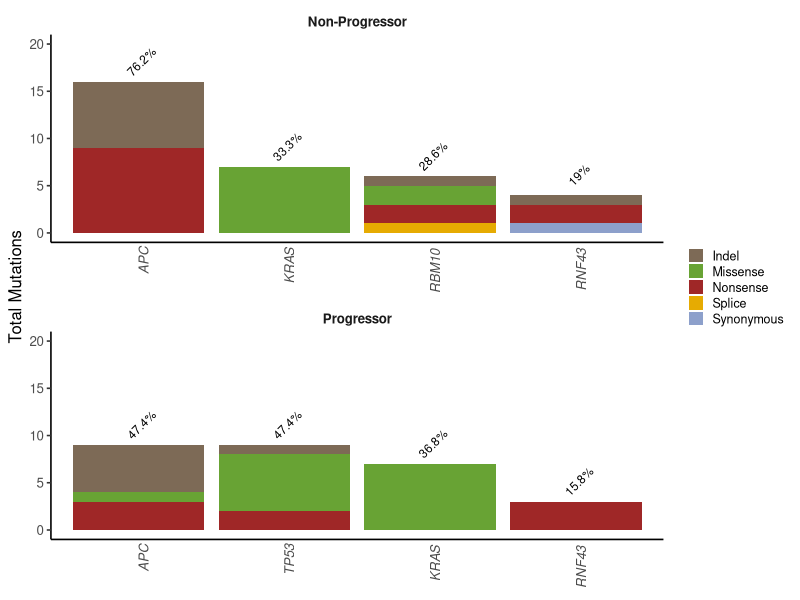

Write the R code that produced this figure.
library(readr)
library(dplyr)
library(tidyr)
library(ggplot2)
library(patchwork)

#### Prep ####
# Read in data
prog <- read_tsv("data/variants/dndscv/dndscv_genes_prog_pre.tsv") |>
  mutate(group = "Progressor")
non_prog <- read_tsv("data/variants/dndscv/dndscv_genes_non_prog_pre.tsv") |>
  mutate(group = "Non-Progressor")
prog_ci <- read_tsv("data/variants/dndscv/prog_pre_gene_ci.tsv") |>
  mutate(group = "Progressor")
non_prog_ci <- read_tsv("data/variants/dndscv/non_prog_pre_gene_ci.tsv") |>
  mutate(group = "Non-Progressor")

# combine dfs
combined_muts <- bind_rows(prog, non_prog)
combine_ci <- bind_rows(prog_ci, non_prog_ci) |>
  rename(gene_name = gene) 

# n in each group
n_prog <- 19
n_nprog <- 21

# Reshape and filter data
muts_df <- combined_muts |>
  select(gene_name, qglobal_cv, group, n_syn, n_mis, n_non, n_spl, n_ind) |>
  pivot_longer(
    cols = starts_with("n_"),
    names_to = "mutation_type",
    values_to = "count"
  ) |>
  mutate(
    mutation_type = recode(mutation_type,
      n_syn = "Synonymous", n_mis = "Missense", n_non = "Nonsense",
      n_spl = "Splice", n_ind = "Indel"
    )
  )

ci_df <- combine_ci |>
  tidyr::pivot_longer(cols = starts_with(c("mis", "tru")),
                      names_to = c("type", ".value"),
                      names_pattern = "(mis|tru)_(.*)") |>
  mutate(type = dplyr::recode(type,
                         "mis" = "Missense",
                         "tru" = "Truncating")
        ) |>
  rename(dnds = mle)

# Only significant genes
sig_muts_sums <- muts_df |>
  filter(qglobal_cv < 0.05) |>
  group_by(gene_name, group, mutation_type) |>
  summarise(total = sum(count), .groups = "drop")

# Get genes for plot
genes_to_plot <- sig_muts_sums |>
  group_by(gene_name) |>
  arrange(desc(total)) |>
  pull(gene_name) |>
  unique()

# Get percentage mutated
gene_pct <- sig_muts_sums |>
  group_by(group, gene_name) |>
  summarise(total_mut = sum(total), .groups = "drop") |>
  mutate(percent_samples = round(100 * total_mut / ifelse(group == "Progressor", n_prog, n_nprog), 1))

##### Plot ##### 
# Define colours
mutation_colours <- c(
  "Synonymous" = "#8DA0CB",   # slate blue-grey
  "Missense"   = "#68a334ff",   # muted green
  "Nonsense"   = "#9f2727ff",   # softer, warm red
  "Splice"     = "#E6AB02",   # goldenrod
  "Indel"      = "#7d6a56ff"    # teal
)

# Mutation count barplot
counts_barplot <- ggplot(sig_muts_sums, aes(x = reorder(gene_name, -total), y = total, fill = mutation_type)) +
  geom_col() +
  geom_text(
    data = gene_pct,
    aes(x = gene_name, y = total_mut + 2.5 , label = paste0(percent_samples, "%")),
    inherit.aes = FALSE, 
    vjust = 1, size = 3, angle = 45
  ) +
  facet_wrap(~group, scales = "free_x", ncol =1, strip.position = "top") +
  scale_fill_manual(values = mutation_colours) +
  labs(
    x = NULL,
    y = "Total Mutations",
    fill = NULL
  ) +
  theme_classic(base_size = 12) +
  theme(
    panel.grid = element_blank(),
    axis.line = element_line(colour = "black"),
   # axis.line.x = element_blank(),
    axis.ticks.x = element_blank(),
    axis.text.x = element_text(angle = 90, hjust = 1.2, face = "italic"),
    strip.background = element_blank(),
    strip.text = element_text(face = "bold"),
    legend.position = "right",
    legend.key.size = unit(0.4, "cm"),
    legend.text = element_text(size = 9),
    legend.title = element_text(size = 9)
  ) +
  scale_y_continuous(limits = c(0,20))

ggsave(
  "plots/dndscv/precursors/dndscv_counts_barplot.png",
  plot = counts_barplot, height = 5.5, width = 3.5, dpi = 300
)

# dnds ratios barplot
# dnds_plot <- ggplot(ci_df, aes(x = gene_name, y = dnds, fill = type)) +
#   geom_col(position = position_dodge(width = 0.9)) +
#   geom_errorbar(
#     aes(ymin = low, ymax = high),
#     width = 0.3,
#     position = position_dodge(width = 0.9)
#   ) +
#   facet_wrap(~group, ncol = 1) +
#   scale_y_log10() +
#   scale_fill_brewer(palette = "Set2") +
#   labs(
#     x = "Gene",
#     y = "dN/dS (log scale)",
#     fill = NULL
#   ) +
#   theme_classic(base_size = 12) +
#   theme(
#     axis.text.x = element_text(angle = 45, hjust = 1, face = "italic"),
#     strip.text = element_text(face = "bold"),
#     legend.position = "right"
#   )

# ggsave("plots/dndscv/precursors/dnds_ratios_barplot.png",
#        plot = dnds_plot, height = 5, width = 6, dpi = 300)
